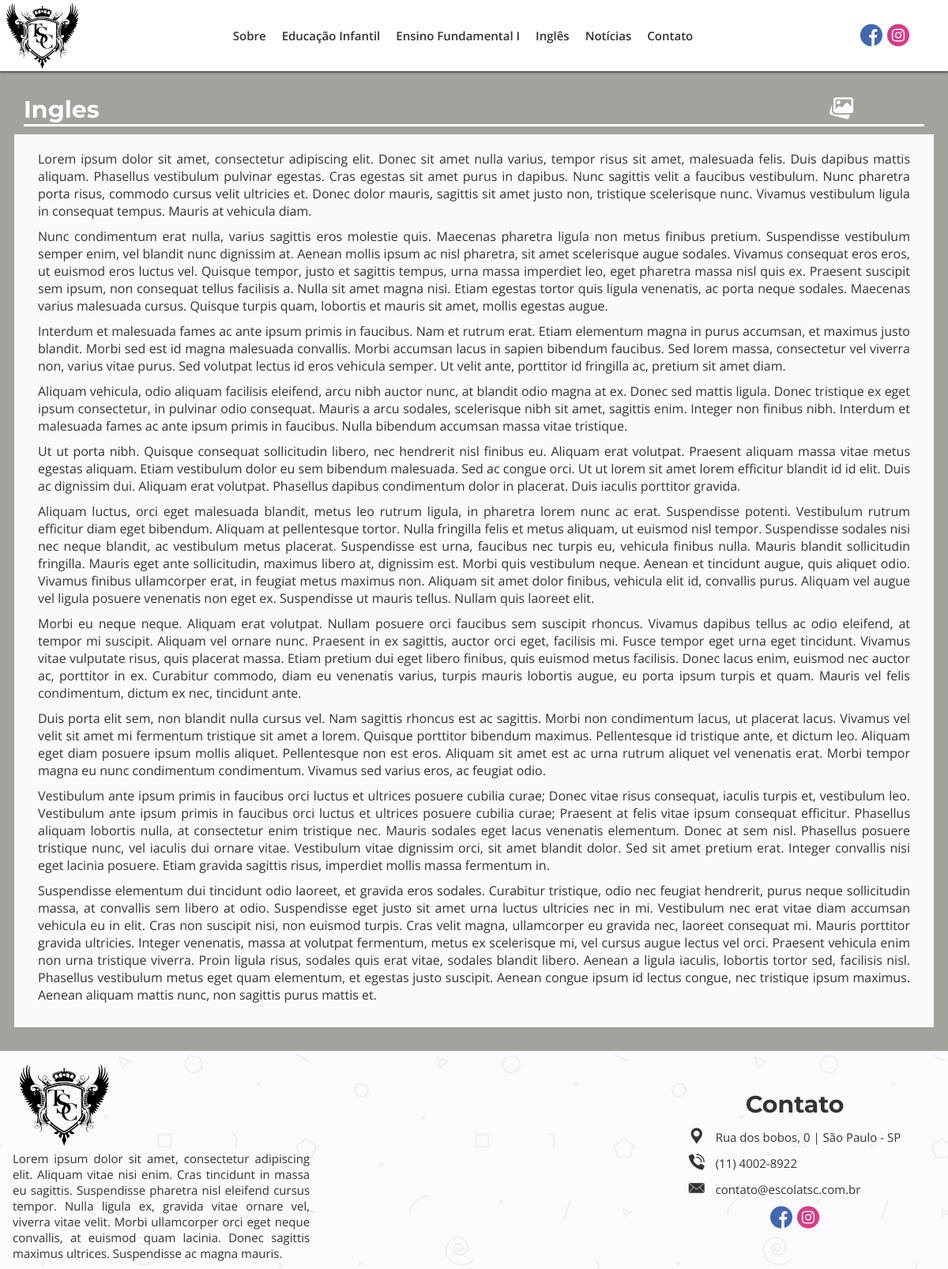
/ingles, run on the app's committed database.
### tables this page shows
CREATE TABLE `menu_itens` (
  `id_menu` int(11) NOT NULL,
  `titulo_menu` varchar(50) NOT NULL,
  `url_menu` varchar(200) NOT NULL
);

CREATE TABLE `postagens` (
  `id_postagens` int(11) NOT NULL,
  `titulo_postagens` varchar(100) NOT NULL,
  `desc_postagens` text DEFAULT NULL,
  `conteudo_postagens` text NOT NULL,
  `tags_postagens` varchar(150) DEFAULT NULL,
  `data_criacao_postagens` date NOT NULL,
  `data_modificacao_postagens` date DEFAULT NULL,
  `total_visualizacao_postagens` int(11) DEFAULT 0,
  `ch_autor_postagens` int(11) NOT NULL,
  `status_postagens` int(11) NOT NULL,
  `url_postagens` varchar(200) NOT NULL,
  `categ_postagens` int(11) DEFAULT NULL,
  `capa_post` int(11) DEFAULT NULL
);

### index.php (called while the page is built, shortened)
<?php
    require_once("_funcPHP/config.php");
    $url = strip_tags(trim(filter_input(INPUT_GET, "page", FILTER_DEFAULT))) == "" ? "home" : strip_tags(trim(filter_input(INPUT_GET, "page", FILTER_DEFAULT)));
    $contPag = new conteudoPost();
    $dadosPagina = $contPag->conteudoPag($url);
    $html = new esqueleto($dadosPagina);
    $html->html5();
?>

### _funcPHP/config.php (called while the page is built, shortened)
<?php
function autoLoadClasses($class) {
    $baseDiretorios = ['MySql', "_HTML", "_Ajax", "phpMailer", "admin"];
    $analise = null;
    foreach ($baseDiretorios as $nomeDiretorio):
        if (!$analise && file_exists(__DIR__ . "/$nomeDiretorio/$class.php")):
            $analise = true;
        endif;
    endforeach;
}

### _funcPHP/MySql/conexaoBD.php (called while the page is built)
<?php
class conexaoBD {
    public static $instance;
    private static $sql = "mysql:host=" . HOST . ";dbname=" . BANK;
    private static $user = USER;
    private static $pass = PASS;
    public static function getInstance() {
        if (!isset(self::$instance)) {
            self::$instance = new PDO(self::$sql, self::$user, self::$pass, array(PDO::MYSQL_ATTR_INIT_COMMAND => "SET NAMES utf8"));
            self::$instance->setAttribute(PDO::ATTR_ERRMODE, PDO::ERRMODE_EXCEPTION);
            self::$instance->setAttribute(PDO::ATTR_ORACLE_NULLS, PDO::NULL_EMPTY_STRING);
        }
        return self::$instance;
    }
}

### _funcPHP/MySql/conteudoPost.php (called while the page is built, shortened)
<?php
class conteudoPost extends conexaoBD {
    private $conect;
    function __construct() {
        $this->conect = conexaoBD::getInstance();
    }
    public function ConteudoPag($url){
        try {
            $sql = "SELECT * FROM postagens WHERE url_postagens = :url_postagens and  status_postagens = 1";
            $letsGo = $this->conect->prepare($sql);
            $letsGo->bindValue(":url_postagens",$url);
            $letsGo->execute();
            return  $letsGo->fetch(PDO::FETCH_ASSOC);
        } catch (Exception $e) {
            echo $e->getMessage();
        }
    }
}

### _funcPHP/MySql/conteudoFooter.php (called while the page is built)
<?php
class conteudoFooter extends conexaoBD{
    private $conect;
    function __construct(){
        $this->conect = conexaoBD::getInstance();
    }
    public function descFooter(){
        try{
            $sql = "SELECT desc_postagens FROM postagens where url_postagens = 'sobre'";
            $letsGo = $this->conect->prepare($sql);
            $letsGo->execute();
            $res = $letsGo->fetch(PDO::FETCH_NUM);
            return $res[0];
        }catch(Exception $e){
            return $e->getMessage();
        }
    }
}

### _funcPHP/MySql/conteudoMenu.php (the view)
<?php
class conteudoMenu extends conexaoBD{
    private $conect;
    function __construct(){
        $this->conect = conexaoBD::getInstance();
    }
    public function getItensMenu(){
        try {
            $sql = "SELECT * FROM menu_itens";
            $letsGo = $this->conect->prepare($sql);
            $letsGo->execute();
            return $letsGo->fetchAll(PDO::FETCH_NUM);
        } catch (Exception $e) {
            echo $e->getMessage();
        }
    }
    public function getDescMenu($url){
        try{
            $sql = "SELECT desc_postagens FROM postagens WHERE url_postagens = :url_post";
            $letsGo = $this->conect->prepare($sql);
            $letsGo->bindValue(":url_post", $url);
            $letsGo->execute();
            return $letsGo->fetch(PDO::FETCH_NUM);
        }catch(Exception $e){
        }
    }
    public function ListaMenu(){
        $res = $this->getItensMenu();
        for($x = 0; $x < count($res); $x++){
            $descLink = $this->getDescMenu($res[$x][2]);
            @$descLink = substr($descLink[0], 0, 200);
            $res[$x] = "<li id='itens-menu-".$x."' class='pabx7'><a href='".URLBASE.$res[$x][2]."' alt='".$descLink."'>".$res[$x][1]."</a></li>";
        }
        return $res = implode("",$res);
    }
}

### _funcPHP/_HTML/esqueleto.php (shortened to what this page needs)
<?php
class esqueleto{
    private $conteudoPag;
    function __construct($dataPost){
        $this->conteudoPag = $dataPost;
    }
    public function html5(){
        $listaArquivos = new listarArquivos();
        $base =
        "<!DOCTYPE html5>".
        "<html lang = 'pt-br'>".
        "<head>".
            "<title>Escola TSC | ".ucfirst(@$this->conteudoPag["titulo_postagens"])."</title>".
            "<meta charset = 'UTF-8'/>".
            "<meta name='description' content='".@$this->conteudoPag["desc_postagens"]."'>".
            "<meta name='keywords' content='".@$this->conteudoPag["tags_postagens"]."'>".
            "<meta name='author' content='Antonio Walber - antoniowalber3000@hotmail.com.br'>".
            "<meta name='viewport' content='width=device-width, initial-scale=1.0'>".
            "<meta http-equiv='X-UA-Compatible' content='ie=edge'>".
            "<link rel='stylesheet' href='https://ajax.googleapis.com/ajax/libs/jqueryui/1.12.1/themes/smoothness/jquery-ui.css'>".
            "<link rel='shortcut icon' href='_midiasT/_imagensT/icon.ico' type='image/x-icon' />".
            $listaArquivos->listarCss().
        "</head>".
        "<body>".
        "<div id='container' class='pabx1'>".
            $this->cabecalho().
            "<div id = 'corpo-pagina'>".
                $this->paginacao().
            "</div>".
            $this->rodape().
        "</div>".
        "</body>".
        "</html>"
        ;
        echo $base;
    }
    private function cabecalho(){
        $contMenu = new conteudoMenu();
        $url = strip_tags(trim(filter_input(INPUT_GET, "page", FILTER_DEFAULT)));
        $urlq = explode("/", $url);
        $ba = "";
        $cabecalho =
        "<header id='cabecalho' class='pabx2'>".
            "<div id='logo' class='pabx3'>".
                "<a href='".URLBASE."' alt='pagina inicial do site'><img src='".$ba."_midiasT/_imagensT/logo.svg' alt='logotipo escola tsc'/></a>".
            "</div>".
            "<div id='menu' class='pabx4'>".
                "<nav id='navegacao' class='pabx5'>".
                    "<input id='tab-nav' type='checkbox' class='tab-nav'/>".
                    "<label for='tab-nav' class='tab-nav-label'><i class='flaticon-menu-button-of-three-horizontal-lines'></i></label>".
                    "<menu id='corpo-menu' class='pabx6'>"
                        .$contMenu->ListaMenu().
                    "</menu>".
                "</nav>".
            "</div>".
            "<div id='redes-sociais' class='pabx8'>".
                "<a href='https://pt-br.facebook.com/' onmousemove=\"document.getElementById('balaof').style.display='block'\" onmouseout=\"document.getElementById('balaof').style.display='none'\" target='_blank' rel='noopener noreferrer' class='linkSocial'><i class='flaticon-facebook socialMedia' id='facebook'></i></a>".
                "<a href='https://www.instagram.com/' onmousemove=\"document.getElementById('balaoi').style.display='block'\" onmouseout=\"document.getElementById('balaoi').style.display='none'\" target='_blank' rel='noopener noreferrer' class='linkSocial'><i class='flaticon-instagram socialMedia' id='instagram'></i></a>".
                "<div id='balaof' class='balao'><p>fb/escolatsc</p></div>".
                "<div id='balaoi' class='balao'><p>@escolatsc</p></div>".
            "</div>".
        "</header>";
        return $cabecalho;
    }
    private function paginacao(){
        $url = strip_tags(trim(filter_input(INPUT_GET, "page", FILTER_DEFAULT)));
        $url = $url == "" ? "home" : $url;
        if($this->conteudoPag == null){
            return "Erro 404";
        }else{
            if($this->conteudoPag["url_postagens"] == $url){
                if($url == "home"){
                    $pg = "";
                    $home = new home();
                    $pg .= $home->videoApresentacao();
                    $pg .= $home->mosaico("mosaico-ph");
                    $pg .= $home->descricaoVideo("sobre","descPrimeira","Escola","TSC");
                    $pg .= $home->noticiasRecentes("noticias");
                    $pg .= $home->descricaoVideo("ingles","descIngles","Programa","Bilíngue");
                    $pg .= $home->noticiasRecentes("projetos");
                    return $pg;
                }if($url == "educacao-infantil" || $url == "ensino-fundamental"){
                    $ms = new mosaico();
                    if($url == "educacao-infantil"){
                        $mosaico = $ms->mosaic("infantil");
                    }else{
                        $mosaico = $ms->mosaic("fundamental");
                    }
                    return $mosaico;
                }elseif($url == "contato"){
                    $ct = new contato();
                    return $ct->contact();
                }else{
                    $pgc = new pgcomum();
                    return $pgc->renderPg();
                }
            }
        }
    }
    private function rodape(){
        $contFooter = new conteudoFooter();
        $url = strip_tags(trim(filter_input(INPUT_GET, "page", FILTER_DEFAULT)));
        $urlq = explode("/", $url);
        $ba = "";
        $rodape =
        "<footer id='rodape' class='pabx9'>".
            "<div class='pabx10'>".
                "<div id='logo' class='pabx11'>".
                    "<a href='".URLBASE."' alt='Pagina inicial do site'><img src='".$ba."_midiasT/_imagensT/logo.svg' alt='logotipo escola tsc'/></a>".
                "</div>".
                "<div class='pabx12' id='desc-footer'>".
                   "<a href='".URLBASE."a-escola-primeira' alt='".$contFooter->descFooter()."'>" .$contFooter->descFooter(). "</a>".
                "</div>".
            "</div>".
            "<div class='pabx10' id='mapa-escola'>".
                "<iframe src='https://www.google.com/maps/embed?pb=!1m18!1m12!1m3!1d147708.7333704633!2d-45.65175222808894!3d-24.124031904571087!2m3!1f0!2f0!3f0!3m2!1i1024!2i768!4f13.1!3m3!1m2!1s0x94d25eb79db5dc93%3A0x13af0844526a5472!2sRef%C3%BAgio%20de%20Vida%20Silvestre%20do%20Arquip%C3%A9lago%20de%20Alcatrazes!5e0!3m2!1spt-BR!2sbr!4v1590716877943!5m2!1spt-BR!2sbr' width='600' height='450' frameborder='0' style='border:0;' allowfullscreen='' aria-hidden='false' tabindex='0'></iframe>".
            "</div>".
            "<div class='pabx10' id='contact'>".
                "<div class='pabx15' id='title-contact'>".
                    "<h1>Contato</h1>".
                "</div>".
                "<div class='pabx15' id='infos-contact'>".
                    "<p><i class='flaticon-tool'></i><a target='_blank' rel='noopener noreferrer' href='https://goo.gl/maps/AhcGYK8L1g5hPTFk7'> Rua dos bobos, 0 | São Paulo - SP</a></p>".
                    "<p><i class='flaticon-phone-call'></i><a href='tel:1140028922'> (11) 4002-8922</a></p>".
                    "<p><i class='flaticon-mail-closed-envelope-back'></i><a href='mailto:contato@escolatsc.com.br'> contato@escolatsc.com.br</a></p>".
                "</div>".
                "<div class='pabx15' id='redes-sociais'>".
                    "<a href='https://pt-br.facebook.com/' target='_blank' rel='noopener noreferrer' class='linkSocial'><i class='flaticon-facebook socialMedia' id='facebook'></i></a>".
                    "<a href='https://www.instagram.com/'  target='_blank' rel='noopener noreferrer' class='linkSocial'><i class='flaticon-instagram socialMedia' id='instagram'></i></a>".
                    "<div id='balaofc' class='balao'><p>fb/escola.primeira</p></div>".
                    "<div id='balaoic' class='balao'><p>@escolaprimeira</p></div>".
                "</div>".
            "</div>".
        "</footer>";
        return $rodape;
    }
}

### _funcPHP/_HTML/pgcomum.php
<?php
class pgcomum
{
    public function renderPg()
    {
        $conteudo = new conteudoPost();
        $conteudo = $conteudo->ConteudoPag(strip_tags(trim(filter_input(INPUT_GET, "page", FILTER_DEFAULT))));
        $conteudo['conteudo_postagens'] = str_replace("</p>", "</p>||", $conteudo['conteudo_postagens']);
        $conteudo['conteudo_postagens'] = explode("||", $conteudo['conteudo_postagens']);
        function respaco($post){
            return trim($post);
        }
        $conteudo['conteudo_postagens'] = array_map('respaco', $conteudo['conteudo_postagens']);
        $conteudo['conteudo_postagens'] = implode("",$conteudo['conteudo_postagens']);
        $render =
            "<section class='pgc'>" .
                "<div class='titulo'>" .
                    "<h3 class='tituloPagina'>" . ucfirst($conteudo['titulo_postagens']) . "</h3>" .
                    "<div class='gl'>".
                        "<button class='gallery'>".
                            "<i class='flaticon-image-gallery'></i>".
                        "</button>".
                    "</div>".
                "</div>" .
                "<div class='contentpg'>".
                    $conteudo['conteudo_postagens'].
                "</div>".
            "</section>";
            return $render;
    }
}

### data on the page
menu_itens: titulo_menu "Sobre"
menu_itens: titulo_menu "Educação Infantil"
menu_itens: titulo_menu "Ensino Fundamental I"
menu_itens: titulo_menu "Inglês"
menu_itens: titulo_menu "Notícias"
menu_itens: titulo_menu "Contato"
postagens: titulo_postagens "Ingles", conteudo_postagens "Lorem ipsum dolor sit amet, consectetur adipiscing elit. Donec sit amet nulla varius, tempor risus sit amet, malesuada felis. Duis dapibus mattis aliquam. Phasellus vestibulum pulvinar egestas. Cras egestas sit amet purus in dapibus. Nunc sagittis velit a faucibus vestibulum. Nunc pharetra porta risus, commodo cursus velit ultricies et. Donec dolor mauris, sagittis sit amet justo non, tristique scelerisque nunc. Vivamus vestibulum ligula in consequat tempus. Mauris at vehicula diam. Nunc condimentum erat nulla, varius sagittis eros molestie quis. Maecenas pharetra ligula non metus finibus pretium. Suspendisse vestibulum semper enim, vel blandit nunc dignissim at. Aenean mollis ipsum ac nisl…"
postagens: desc_postagens "Lorem ipsum dolor sit amet, consectetur adipiscing elit. Aliquam vitae nisi enim. Cras tincidunt in massa eu sagittis. Suspendisse pharetra nisl eleifend cursus tempor. Nulla ligula ex, gravida vitae ornare vel, viverra vitae velit. Morbi ullamcorper orci eget neque convallis, at euismod quam lacinia. Donec sagittis maximus ultrices. Suspendisse ac magna mauris."
